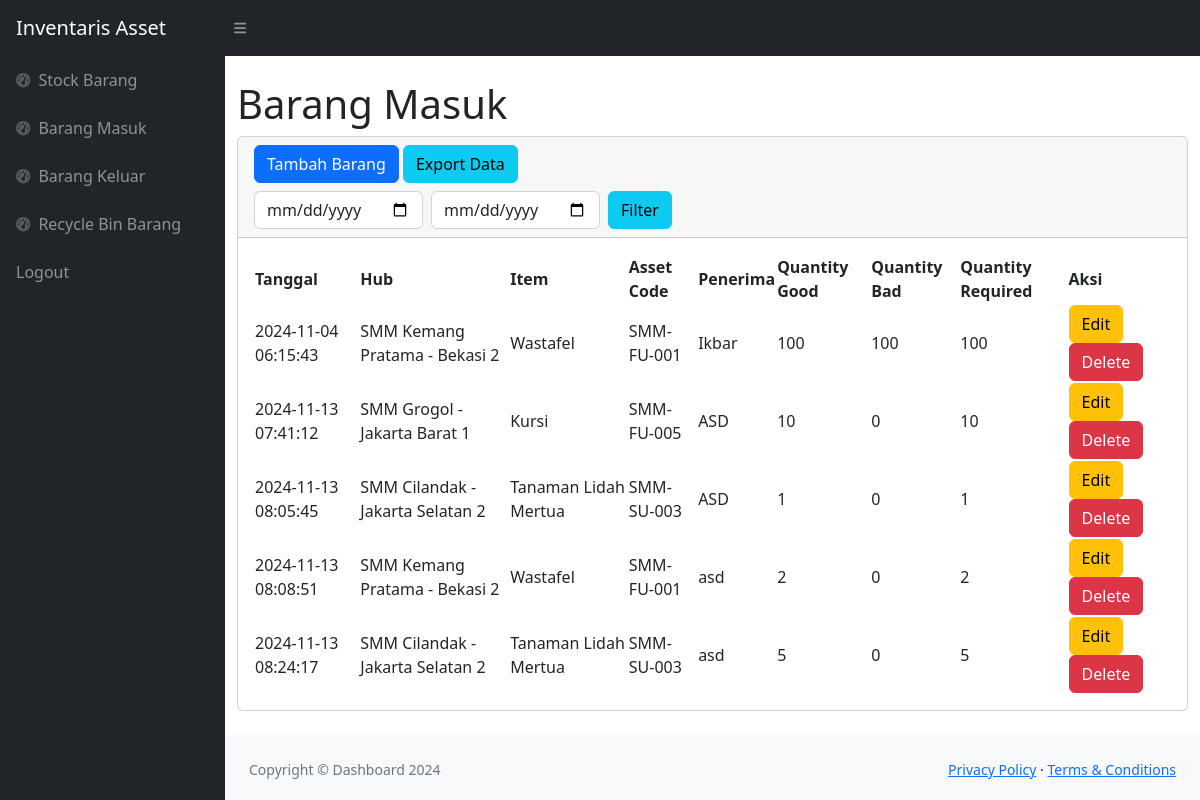
Screenshot of /inventaris/masuk.php (signed in) with the database file from the repository.
### tables this page shows
CREATE TABLE `masuk` (
  `idmasuk` int(11) NOT NULL,
  `idbarang` int(11) NOT NULL,
  `tanggal` timestamp NOT NULL DEFAULT current_timestamp(),
  `penerima` varchar(50) NOT NULL,
  `qty` int(11) NOT NULL,
  `qtyb` int(11) NOT NULL,
  `qtyr` int(11) NOT NULL
);

CREATE TABLE `stock` (
  `idbarang` int(11) NOT NULL,
  `hub` varchar(50) NOT NULL,
  `item` varchar(50) NOT NULL,
  `code` varchar(25) NOT NULL,
  `location` varchar(25) NOT NULL,
  `brand` varchar(25) NOT NULL,
  `stock` int(11) NOT NULL,
  `is_deleted` tinyint(4) NOT NULL DEFAULT 0,
  `deleted_at` datetime DEFAULT NULL,
  `restored_at` datetime DEFAULT NULL
);

### inventaris/masuk.php (the view, shortened to what this page needs)
<?php
require 'function.php';
?>
<!DOCTYPE html>
<html lang="en">
<head>
    <link rel="stylesheet" href="https://cdn.jsdelivr.net/npm/bootstrap@4.6.2/dist/css/bootstrap.min.css">
    <link href="https://cdn.jsdelivr.net/npm/simple-datatables@7.1.2/dist/style.min.css" rel="stylesheet" />
    <link href="css/styles.css" rel="stylesheet" />
</head>
<body class="sb-nav-fixed">
    <nav class="sb-topnav navbar navbar-expand navbar-dark bg-dark">
        <a class="navbar-brand ps-3" href="barang.php">Inventaris Asset</a>
        <button class="btn btn-link btn-sm order-1 order-lg-0 me-4 me-lg-0" id="sidebarToggle" href="#!"><i
                class="fas fa-bars"></i></button>
    </nav>
    <div id="layoutSidenav">
        <div id="layoutSidenav_nav">
            <nav class="sb-sidenav accordion sb-sidenav-dark" id="sidenavAccordion">
                <div class="sb-sidenav-menu">
                    <div class="nav">
                        <a class="nav-link" href="barang.php">
                            <div class="sb-nav-link-icon"><i class="fas fa-tachometer-alt"></i></div>
                            Stock Barang
                        </a>
                        <a class="nav-link" href="masuk.php">
                            <div class="sb-nav-link-icon"><i class="fas fa-tachometer-alt"></i></div>
                            Barang Masuk
                        </a>
                        <a class="nav-link" href="keluar.php">
                            <div class="sb-nav-link-icon"><i class="fas fa-tachometer-alt"></i></div>
                            Barang Keluar
                        </a>
                        <a class="nav-link" href="barang_recycle.php">
                            <div class="sb-nav-link-icon"><i class="fas fa-tachometer-alt"></i></div>
                            Recycle Bin Barang
                        </a>
                        <a class="nav-link" href="logout.php">
                            Logout
                        </a>
                    </div>
                </div>
            </nav>
        </div>
        <div id="layoutSidenav_content">
            <main>
                <div class="container-fluid">
                    <h1 class="mt-4">Barang Masuk</h1>
                    <div class="card mb-4">
                        <div class="card-header">
                            <button type="button" class="btn btn-primary" data-bs-toggle="modal"
                                data-bs-target="#myModal">
                                Tambah Barang
                            </button>
                            <a href="expmasuk.php" class="btn btn-info">Export Data</a>
                            <br>
                            <div class="row mt-2">
                                <div class="col">
                                    <form method="post" class="form-inline">
                                        <input type="date" name="tgl_mulai" class="form-control">
                                        <input type="date" name="tgl_selesai" class="form-control ml-2">
                                        <button type="submit" name="filter_tgl"
                                            class="btn btn-info ml-2">Filter</button>
                                    </form>
                                </div>
                            </div>
                        </div>
                        <div class="card-body">
                            <table id="datatablesSimple">
                                <thead>
                                    <tr>
                                        <th>Tanggal</th>
                                        <th>Hub</th>
                                        <th>Item</th>
                                        <th>Asset Code</th>
                                        <th>Penerima</th>
                                        <th>Quantity Good</th>
                                        <th>Quantity Bad</th>
                                        <th>Quantity Required</th>
                                        <th>Aksi</th>
                                    </tr>
                                </thead>
                                <tbody>
                                    <?php
                                    if (isset($_POST['filter_tgl'])) {
                                        $mulai = $_POST['tgl_mulai'];
                                        $selesai = $_POST['tgl_selesai'];
                                        if ($mulai != null || $selesai != null) {
                                            $ambilsemuadatastock = mysqli_query($conn, "select * from masuk m, stock s where s.idbarang = m.idbarang and tanggal BETWEEN '$mulai' and DATE_ADD('$selesai', INTERVAL 1 DAY)");
                                        } else {
                                            $ambilsemuadatastock = mysqli_query($conn, "select * from masuk m, stock s where s.idbarang = m.idbarang");
                                        }
                                    } else {
                                        $ambilsemuadatastock = mysqli_query($conn, "select * from masuk m, stock s where s.idbarang = m.idbarang");
                                    }
                                    while ($data = mysqli_fetch_array($ambilsemuadatastock)) {
                                        $idm = $data['idmasuk'];
                                        $tanggal = $data['tanggal'];
                                        $hub = $data['hub'];
                                        $item = $data['item'];
                                        $code = $data['code'];
                                        $penerima = $data['penerima'];
                                        $qty = $data['qty'];
                                        $qtyb = $data['qtyb'];
                                        $qtyr = $data['qtyr'];
                                    ?>
                                        <tr>
                                            <td><?= $tanggal; ?></td>
                                            <td><?= $hub; ?></td>
                                            <td><?= $item; ?></td>
                                            <td><?= $code; ?></td>
                                            <td><?= $penerima; ?></td>
                                            <td><?= $qty; ?></td>
                                            <td><?= $qtyb; ?></td>
                                            <td><?= $qtyr; ?></td>
                                            <td>
                                                <button type="button" class="btn btn-warning" data-bs-toggle="modal"
                                                    data-bs-target="#edit<?= $idm; ?>">
                                                    Edit
                                                </button>
                                                <button type="button" class="btn btn-danger" data-bs-toggle="modal"
                                                    data-bs-target="#delete<?= $idm; ?>">
                                                    Delete
                                                </button>
                                            </td>
                                        </tr>
                                    <?php
                                    };
                                    ?>
                                </tbody>
                            </table>
                        </div>
                    </div>
                </div>
            </main>
            <footer class="py-4 bg-light mt-auto">
                <div class="container-fluid px-4">
                    <div class="d-flex align-items-center justify-content-between small">
                        <div class="text-muted">Copyright &copy; Dashboard 2024</div>
                        <div>
                            <a href="#">Privacy Policy</a>
                            &middot;
                            <a href="#">Terms &amp; Conditions</a>
                        </div>
                    </div>
                </div>
            </footer>
        </div>
    </div>
</body>
</html>

### rows the page displays
masuk: tanggal "2024-11-04 06:15:43", idbarang.hub "SMM Kemang Pratama - Bekasi 2", idbarang.item "Wastafel", idbarang.code "SMM-FU-001", penerima "Ikbar", qty "100", qtyb "100", qtyr "100"
masuk: tanggal "2024-11-13 07:41:12", idbarang.hub "SMM Grogol - Jakarta Barat 1", idbarang.item "Kursi", idbarang.code "SMM-FU-005", penerima "ASD", qty "10", qtyb "0", qtyr "10"
masuk: tanggal "2024-11-13 08:05:45", idbarang.hub "SMM Cilandak - Jakarta Selatan 2", idbarang.item "Tanaman Lidah Mertua", idbarang.code "SMM-SU-003", penerima "ASD", qty "1", qtyb "0", qtyr "1"
masuk: tanggal "2024-11-13 08:08:51", idbarang.hub "SMM Kemang Pratama - Bekasi 2", idbarang.item "Wastafel", idbarang.code "SMM-FU-001", penerima "asd", qty "2", qtyb "0", qtyr "2"
masuk: tanggal "2024-11-13 08:24:17", idbarang.hub "SMM Cilandak - Jakarta Selatan 2", idbarang.item "Tanaman Lidah Mertua", idbarang.code "SMM-SU-003", penerima "asd", qty "5", qtyb "0", qtyr "5"
